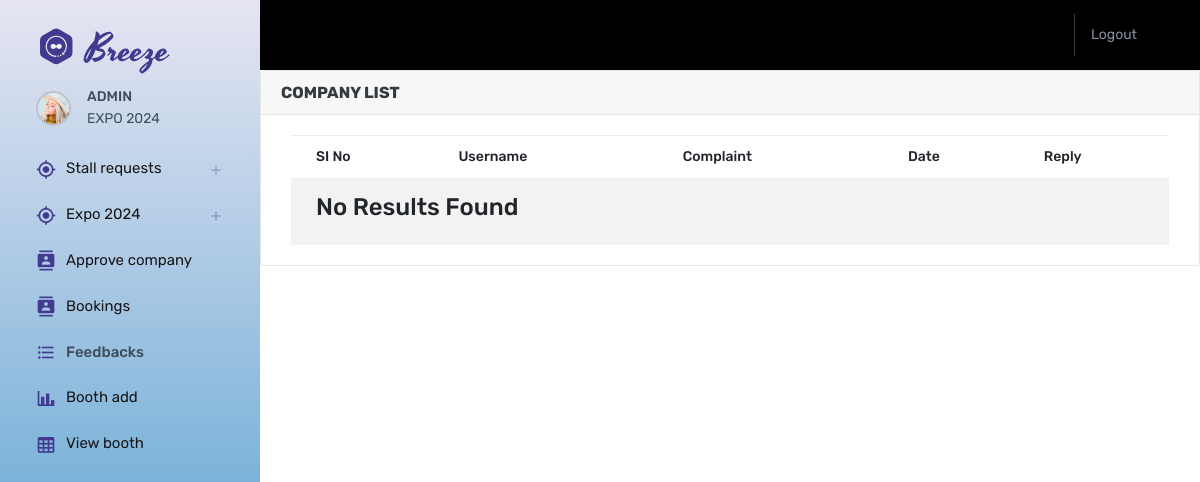
Page /feedbacks on the earlier database version.
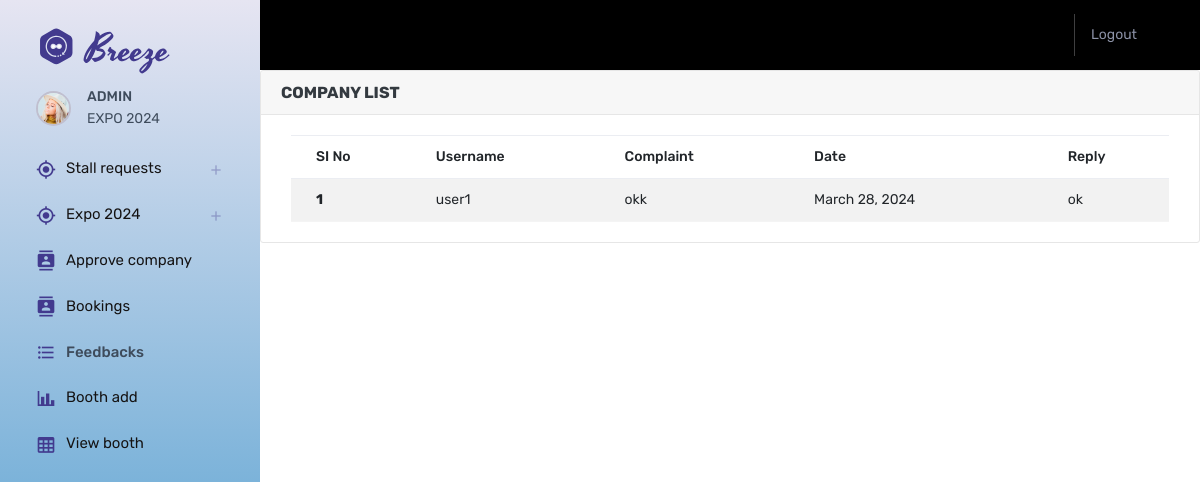
Same page on the later database version.
### Expo_app/models.py (models this page shows)
class Feedback(models.Model):
    user = models.ForeignKey(Login_view, on_delete=models.DO_NOTHING)
    feedback = models.TextField()
    date = models.DateField(auto_now=True)
    reply = models.TextField(null=True, blank=True)

class Login_view(AbstractUser):
    is_users = models.BooleanField(default=False)
    is_company = models.BooleanField(default=False)

### Expo_app/admin_view.py (the view)
# urls.py: path('feedbacks', admin_view.feedbacks, name='feedbacks'),
def feedbacks(request):
    n = Feedback.objects.all()
    return render(request,'admin/feedbacks.html',{'feedbacks':n})

### templates/admin/feedbacks.html (shortened to what this page needs)
{% extends 'admin_dash.html' %}
{% block content %}
{% load crispy_forms_filters %}
<div class="card">
        <div class="card-header">
            <strong class="card-title">COMPANY LIST</strong>
        </div>
        <div class="card-body">
            <table class="table table-striped">
							<thead>
                <tr>
                    <th scope="col">SI No</th>
                    <th scope="col">Username</th>
                    <th scope="col">Complaint</th>
                    <th scope="col">Date</th>
                    <th scope="col">Reply</th>
                </tr>
                </thead>
                <tbody>
                {% for n in feedbacks %}
                <tr>
                    <th scope="row">{{forloop.counter}}</th>
                    <td>{{n.user}}</td>
                    <td>{{n.feedback}}</td>
                    <td>{{n.date}}</td>
                    <td>
                        {% if n.reply == None %}
                        <a href="{% url 'reply_feedback' n.id %}">Reply Now</a>
                        {% else %}
                        {{n.reply}}
                        {% endif %}
                    </td>
                 {% empty %}
                <tr>
                    <td colspan="7"><h3>No Results Found</h3></td>
                </tr>
                {% endfor %}
                </tbody>
            </table>
         </div>
{% endblock %}

Differences in the rows shown:
added Feedback: user "user1", feedback "okk", date "March 28, 2024", reply "ok"
Other differences:
text no longer shown: "No Results Found"
